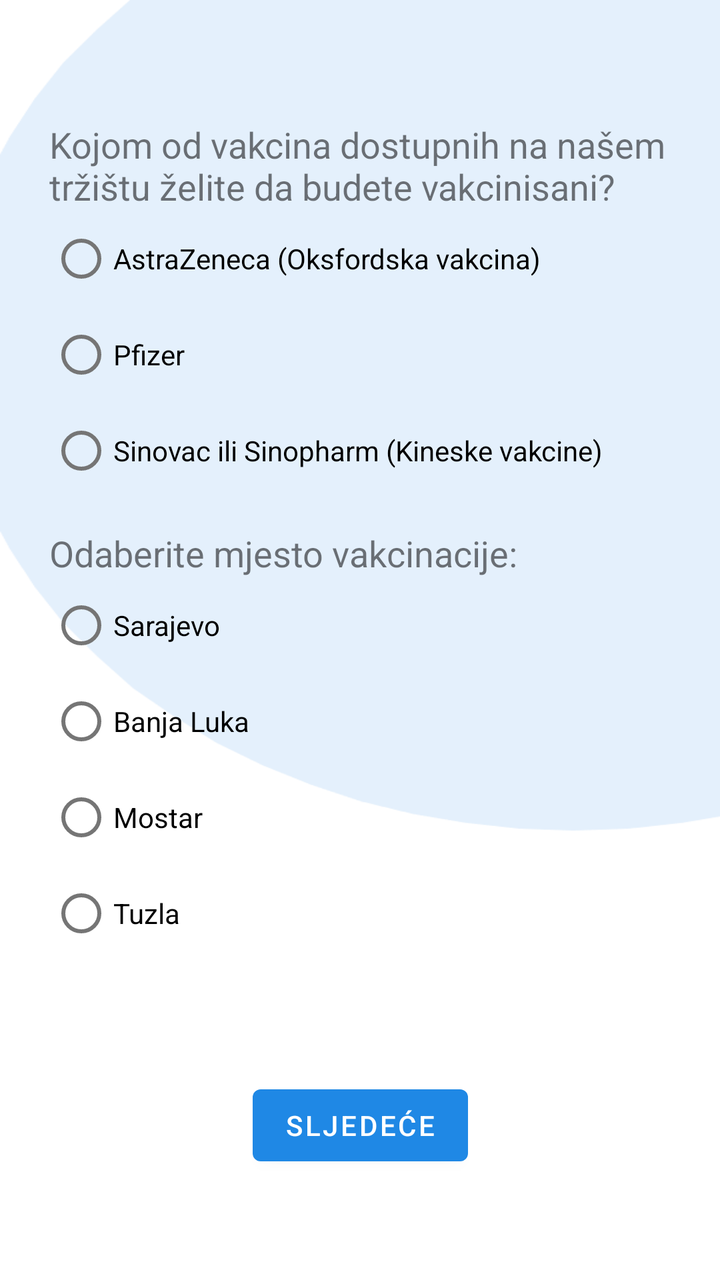
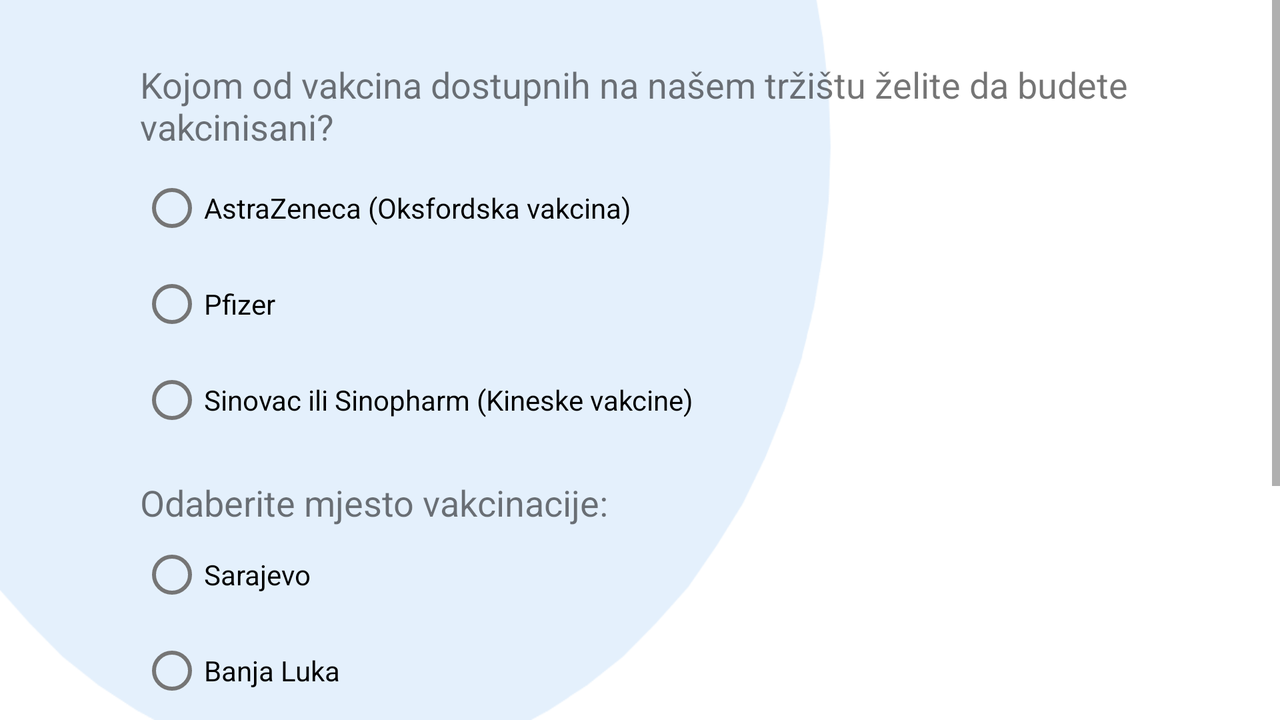

Compare how this app lays out the same screen by default and in its alternative resource folder. The renders come first, then the two layout files and the values they reference.
<!-- AndroidManifest.xml: application theme Theme.CovApp -->
<!-- res/layout/fragment_vaccine.xml -->
<?xml version="1.0" encoding="utf-8"?>
<androidx.constraintlayout.widget.ConstraintLayout xmlns:android="http://schemas.android.com/apk/res/android"
    xmlns:app="http://schemas.android.com/apk/res-auto"
    xmlns:tools="http://schemas.android.com/tools"
    android:layout_width="match_parent"
    android:layout_height="match_parent"
    android:background="@drawable/background_img"
    android:paddingTop="60dp"


    tools:context=".ui.registration.PersonalInfoFragment">


    <Button
        android:id="@+id/btn_toSummary"
        android:layout_width="wrap_content"
        android:layout_height="wrap_content"
        android:text="@string/next"
        app:layout_constraintBottom_toBottomOf="parent"
        app:layout_constraintEnd_toEndOf="parent"
        app:layout_constraintStart_toStartOf="parent"
        app:layout_constraintTop_toTopOf="parent"
        app:layout_constraintVertical_bias="0.9">

    </Button>

    <LinearLayout
        android:layout_width="310sp"
        android:layout_height="463dp"
        android:orientation="vertical"
        app:layout_constraintBottom_toTopOf="@+id/btn_toSummary"
        app:layout_constraintEnd_toEndOf="parent"
        app:layout_constraintHorizontal_bias="0.493"
        app:layout_constraintStart_toStartOf="parent"
        app:layout_constraintTop_toTopOf="parent"
        app:layout_constraintVertical_bias="0.0">

        <TextView
            android:id="@+id/textView14"
            android:layout_width="match_parent"
            android:layout_height="wrap_content"
            android:text="@string/vaccine_text"
            android:textSize="18sp" />

        <RadioGroup
            android:id="@+id/vaccine"
            android:layout_width="match_parent"
            android:layout_height="wrap_content"
            android:layout_marginBottom="15dp">

            <RadioButton
                android:id="@+id/vaccine1"
                android:layout_width="match_parent"
                android:layout_height="wrap_content"
                android:text="@string/vaccine_astra" />

            <RadioButton
                android:id="@+id/vaccine2"
                android:layout_width="match_parent"
                android:layout_height="wrap_content"
                android:text="@string/vaccine_pfizer" />

            <RadioButton
                android:id="@+id/vaccine3"
                android:layout_width="match_parent"
                android:layout_height="wrap_content"
                android:text="@string/vaccine_sinovac" />
        </RadioGroup>

        <TextView
            android:id="@+id/textView15"
            android:layout_width="match_parent"
            android:layout_height="wrap_content"
            android:text="@string/location_text"
            android:textSize="18sp" />

        <RadioGroup
            android:id="@+id/location"
            android:layout_width="match_parent"
            android:layout_height="match_parent">

            <RadioButton
                android:id="@+id/sarajevo"
                android:layout_width="match_parent"
                android:layout_height="wrap_content"
                android:text="@string/location_sarajevo" />

            <RadioButton
                android:id="@+id/banjaluka"
                android:layout_width="match_parent"
                android:layout_height="wrap_content"
                android:text="@string/location_banjaluka" />

            <RadioButton
                android:id="@+id/mostar"
                android:layout_width="match_parent"
                android:layout_height="wrap_content"
                android:text="@string/location_mostar" />

            <RadioButton
                android:id="@+id/tuzla"
                android:layout_width="match_parent"
                android:layout_height="wrap_content"
                android:text="@string/location_tuzla" />
        </RadioGroup>
    </LinearLayout>


</androidx.constraintlayout.widget.ConstraintLayout>
<!-- resources referenced by this layout -->
<resources>
  <!-- drawable background_img (drawable-v24) -->
  <?xml version="1.0" encoding="utf-8"?>
  <bitmap xmlns:android="http://schemas.android.com/apk/res/android"
      android:src="@drawable/background"
      android:tileMode="disabled"
      android:dither="true">
  
  </bitmap>
  <string name="location_banjaluka" translatable="false">Banja Luka</string>
  <string name="location_mostar" translatable="false">Mostar</string>
  <string name="location_sarajevo" translatable="false">Sarajevo</string>
  <string name="location_text">Odaberite mjesto vakcinacije:</string>
  <string name="location_tuzla" translatable="false">Tuzla</string>
  <string name="next">Sljedeće</string>
  <string name="vaccine_astra">AstraZeneca (Oksfordska vakcina)</string>
  <string name="vaccine_pfizer" translatable="false">Pfizer</string>
  <string name="vaccine_sinovac">Sinovac ili Sinopharm (Kineske vakcine)</string>
  <string name="vaccine_text">Kojom od vakcina dostupnih na našem tržištu želite da budete vakcinisani?</string>
  <style name="Theme.CovApp" parent="Theme.MaterialComponents.DayNight.DarkActionBar">
          
          <item name="colorPrimary">@color/blue_lighter</item>
          <item name="colorPrimaryVariant">@color/blue_darker</item>
          <item name="colorOnPrimary">@color/white</item>
          
          <item name="colorSecondary">@color/teal_200</item>
          <item name="colorSecondaryVariant">@color/teal_700</item>
          <item name="colorOnSecondary">@color/black</item>
          
          <item name="android:statusBarColor" tools:targetApi="l">?attr/colorPrimaryVariant</item>
          
      </style>
  <!-- drawable background: png bitmap (drawable-v24, 7613 bytes) -->
  <color name="blue_lighter">#1f88e5</color>
  <color name="blue_darker">#1665c0</color>
  <color name="white">#FFFFFFFF</color>
  <color name="teal_200">#FF03DAC5</color>
  <color name="teal_700">#FF018786</color>
  <color name="black">#FF000000</color>
</resources>
<!-- res/layout-land/fragment_vaccine.xml (the repository's variant of the layout above) -->
<!-- drawn on the phone turned sideways -->
<?xml version="1.0" encoding="utf-8"?>
<androidx.constraintlayout.widget.ConstraintLayout xmlns:android="http://schemas.android.com/apk/res/android"
    xmlns:app="http://schemas.android.com/apk/res-auto"
    xmlns:tools="http://schemas.android.com/tools"
    android:layout_width="match_parent"
    android:layout_height="match_parent"
    android:background="@drawable/background_img_r"

    tools:context=".ui.registration.PersonalInfoFragment">


    <ScrollView
        android:layout_width="match_parent"
        android:layout_height="match_parent"
        app:layout_constraintBottom_toBottomOf="parent"
        app:layout_constraintTop_toTopOf="parent"
        tools:layout_editor_absoluteX="1dp">

        <LinearLayout
            android:layout_width="match_parent"
            android:layout_height="match_parent"
            android:layout_marginTop="30sp"
            android:gravity="center_horizontal"
            android:orientation="vertical">

            <LinearLayout
                android:layout_width="500dp"
                android:layout_height="wrap_content"
                android:layout_marginBottom="30sp"
                android:gravity="end"
                android:orientation="vertical">

                <LinearLayout
                    android:layout_width="match_parent"
                    android:layout_height="wrap_content"
                    android:orientation="vertical">

                    <TextView
                        android:id="@+id/textView14"
                        android:layout_width="match_parent"
                        android:layout_height="50sp"
                        android:text="@string/vaccine_text"
                        android:textSize="18sp" />

                    <RadioGroup
                        android:layout_width="match_parent"
                        android:layout_height="wrap_content"
                        android:layout_marginBottom="15sp">

                        <RadioButton
                            android:id="@+id/vaccine1"
                            android:layout_width="match_parent"
                            android:layout_height="wrap_content"
                            android:text="@string/vaccine_astra" />

                        <RadioButton
                            android:id="@+id/vaccine2"
                            android:layout_width="match_parent"
                            android:layout_height="wrap_content"
                            android:text="@string/vaccine_pfizer" />

                        <RadioButton
                            android:id="@+id/vaccine3"
                            android:layout_width="match_parent"
                            android:layout_height="wrap_content"
                            android:text="@string/vaccine_sinovac" />
                    </RadioGroup>


                    <TextView
                        android:id="@+id/textView16"
                        android:layout_width="match_parent"
                        android:layout_height="wrap_content"
                        android:text="@string/location_text"
                        android:textSize="18sp" />

                    <RadioGroup
                        android:layout_width="310sp"
                        android:layout_height="wrap_content">

                        <RadioButton
                            android:id="@+id/sarajevo"
                            android:layout_width="match_parent"
                            android:layout_height="wrap_content"
                            android:text="@string/location_sarajevo" />

                        <RadioButton
                            android:id="@+id/banjaluka"
                            android:layout_width="match_parent"
                            android:layout_height="wrap_content"
                            android:text="@string/location_banjaluka" />

                        <RadioButton
                            android:id="@+id/mostar"
                            android:layout_width="match_parent"
                            android:layout_height="wrap_content"
                            android:text="@string/location_mostar" />

                        <RadioButton
                            android:id="@+id/tuzla"
                            android:layout_width="match_parent"
                            android:layout_height="wrap_content"
                            android:text="@string/location_tuzla" />
                    </RadioGroup>
                </LinearLayout>

                <Button
                    android:id="@+id/btn_toSummary"
                    android:layout_width="wrap_content"
                    android:layout_height="wrap_content"
                    android:text="@string/next">

                </Button>
            </LinearLayout>

        </LinearLayout>
    </ScrollView>







    <LinearLayout
        android:layout_width="643dp"
        android:layout_height="wrap_content"
        android:orientation="horizontal"
        app:layout_constraintEnd_toEndOf="parent"
        app:layout_constraintStart_toStartOf="parent"
        app:layout_constraintTop_toTopOf="parent"
        app:layout_constraintVertical_bias="0.717">

    </LinearLayout>


</androidx.constraintlayout.widget.ConstraintLayout>
<!-- resources referenced by the variant -->
<!-- as the phone turned sideways resolves them -->
<resources>
  <!-- drawable background_img_r (drawable-v24) -->
  <?xml version="1.0" encoding="utf-8"?>
  <bitmap xmlns:android="http://schemas.android.com/apk/res/android"
      android:src="@drawable/background_r"
      android:tileMode="disabled"
      android:dither="true">
  
  </bitmap>
  <string name="location_banjaluka" translatable="false">Banja Luka</string>
  <string name="location_mostar" translatable="false">Mostar</string>
  <string name="location_sarajevo" translatable="false">Sarajevo</string>
  <string name="location_text">Odaberite mjesto vakcinacije:</string>
  <string name="location_tuzla" translatable="false">Tuzla</string>
  <string name="next">Sljedeće</string>
  <string name="vaccine_astra">AstraZeneca (Oksfordska vakcina)</string>
  <string name="vaccine_pfizer" translatable="false">Pfizer</string>
  <string name="vaccine_sinovac">Sinovac ili Sinopharm (Kineske vakcine)</string>
  <string name="vaccine_text">Kojom od vakcina dostupnih na našem tržištu želite da budete vakcinisani?</string>
  <style name="Theme.CovApp" parent="Theme.MaterialComponents.DayNight.DarkActionBar">
          
          <item name="colorPrimary">@color/blue_lighter</item>
          <item name="colorPrimaryVariant">@color/blue_darker</item>
          <item name="colorOnPrimary">@color/white</item>
          
          <item name="colorSecondary">@color/teal_200</item>
          <item name="colorSecondaryVariant">@color/teal_700</item>
          <item name="colorOnSecondary">@color/black</item>
          
          <item name="android:statusBarColor" tools:targetApi="l">?attr/colorPrimaryVariant</item>
          
      </style>
  <!-- drawable background_r: png bitmap (drawable-v24, 6608 bytes) -->
  <color name="blue_lighter">#1f88e5</color>
  <color name="blue_darker">#1665c0</color>
  <color name="white">#FFFFFFFF</color>
  <color name="teal_200">#FF03DAC5</color>
  <color name="teal_700">#FF018786</color>
  <color name="black">#FF000000</color>
</resources>
